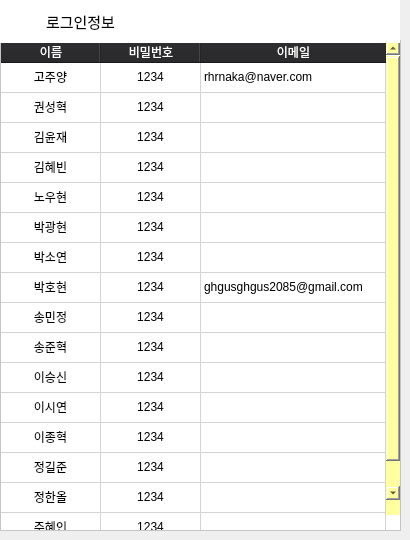
   <widget class="QWidget" name="page_notice">
    <widget class="QTableWidget" name="tableWidget">
     <property name="geometry">
      <rect>
       <x>0</x>
       <y>40</y>
       <width>401</width>
       <height>491</height>
      </rect>
     </property>
     <property name="styleSheet">
      <string notr="true">QTableWidget{
	background-color:white;
	selection-color:r #d9fffb;
    selection-background-color:blue;
}
QScrollBar:vertical {
	border:none;
	background-color:rgb(255,255,160);
	margin: 15px 0 15px 0;
}
QScrollBar::handle:vertica l{
	background-color:rgb(245,125,128);
	minheight: 30px;
}
QScrollBar::handle:vertical:hover {
	background-color:rgb(190,191,193);
}
QScrollBar::handle:vertical:pressed {
	background-color:rgb(190,191,193);
}
QHeaderView::section {
 	color:white; background-color:#232326; 
}
   
</string>
     </property>
     <attribute name="horizontalHeaderShowSortIndicator" stdset="0">
      <bool>false</bool>
     </attribute>
     <attribute name="horizontalHeaderStretchLastSection">
      <bool>true</bool>
     </attribute>
     <attribute name="verticalHeaderVisible">
      <bool>false</bool>
     </attribute>
     <row>
      <property name="text">
       <string>새 열</string>
      </property>
     </row>
     <row>
      <property name="text">
       <string>새 열</string>
      </property>
     </row>
     <row>
      <property name="text">
       <string>새 열</string>
      </property>
     </row>
     <row>
      <property name="text">
       <string>새 열</string>
      </property>
     </row>
     <row>
      <property name="text">
       <string>새 열</string>
      </property>
     </row>
     <row>
      <property name="text">
       <string>새 열</string>
      </property>
     </row>
     <row>
      <property name="text">
       <string>새 열</string>
      </property>
     </row>
     <row>
      <property name="text">
       <string>새 열</string>
      </property>
     </row>
     <row>
      <property name="text">
       <string>새 열</string>
      </property>
     </row>
     <row>
      <property name="text">
       <string>새 열</string>
      </property>
     </row>
     <row>
      <property name="text">
       <string>새 열</string>
      </property>
     </row>
     <row>
      <property name="text">
       <string>새 열</string>
      </property>
     </row>
     <row>
      <property name="text">
       <string>새 열</string>
      </property>
     </row>
     <row>
      <property name="text">
       <string>새 열</string>
      </property>
     </row>
     <row>
      <property name="text">
       <string>새 열</string>
      </property>
     </row>
     <row>
      <property name="text">
       <string>새 열</string>
      </property>
     </row>
     <row>
      <property name="text">
       <string>새 열</string>
      </property>
     </row>
     <column>
      <property name="text">
       <string>이름</string>
      </property>
     </column>
     <column>
      <property name="text">
       <string>비밀번호</string>
      </property>
     </column>
     <column>
      <property name="text">
       <string>이메일</string>
      </property>
     </column>
     <item row="0" column="0">
      <property name="text">
       <string>고주양</string>
      </property>
      <property name="textAlignment">
       <set>AlignCenter</set>
      </property>
     </item>
     <item row="0" column="1">
      <property name="text">
       <string>1234</string>
      </property>
      <property name="textAlignment">
       <set>AlignCenter</set>
      </property>
     </item>
     <item row="0" column="2">
      <property name="text">
       <string>rhrnaka@naver.com</string>
      </property>
     </item>
     <item row="1" column="0">
      <property name="text">
       <string>권성혁</string>
      </property>
      <property name="textAlignment">
       <set>AlignCenter</set>
      </property>
     </item>
     <item row="1" column="1">
      <property name="text">
       <string>1234</string>
      </property>
      <property name="textAlignment">
       <set>AlignCenter</set>
      </property>
     </item>
     <item row="2" column="0">
      <property name="text">
       <string>김윤재</string>
      </property>
      <property name="textAlignment">
       <set>AlignCenter</set>
      </property>
     </item>
     <item row="2" column="1">
      <property name="text">
       <string>1234</string>
      </property>
      <property name="textAlignment">
       <set>AlignCenter</set>
      </property>
     </item>
     <item row="2" column="2">
      <property name="text">
       <string/>
      </property>
     </item>
     <item row="3" column="0">
      <property name="text">
       <string>김혜빈</string>
      </property>
      <property name="textAlignment">
       <set>AlignCenter</set>
      </property>
     </item>
     <item row="3" column="1">
      <property name="text">
       <string>1234</string>
      </property>
      <property name="textAlignment">
       <set>AlignCenter</set>
      </property>
     </item>
     <item row="3" column="2">
      <property name="text">
       <string/>
      </property>
     </item>
     <item row="4" column="0">
      <property name="text">
       <string>노우현</string>
      </property>
      <property name="textAlignment">
       <set>AlignCenter</set>
      </property>
     </item>
     <item row="4" column="1">
      <property name="text">
       <string>1234</string>
      </property>
      <property name="textAlignment">
       <set>AlignCenter</set>
      </property>
     </item>
     <item row="4" column="2">
      <property name="text">
       <string/>
      </property>
     </item>
     <item row="5" column="0">
      <property name="text">
       <string>박광현</string>
      </property>
      <property name="textAlignment">
       <set>AlignCenter</set>
      </property>
     </item>
     <item row="5" column="1">
      <property name="text">
       <string>1234</string>
      </property>
      <property name="textAlignment">
       <set>AlignCenter</set>
      </property>
     </item>
     <item row="5" column="2">
      <property name="text">
       <string/>
      </property>
     </item>
     <item row="6" column="0">
      <property name="text">
       <string>박소연</string>
      </property>
      <property name="textAlignment">
       <set>AlignCenter</set>
      </property>
     </item>
     <item row="6" column="1">
      <property name="text">
       <string>1234</string>
      </property>
      <property name="textAlignment">
       <set>AlignCenter</set>
      </property>
     </item>
     <item row="6" column="2">
      <property name="text">
       <string/>
      </property>
     </item>
     <item row="7" column="0">
      <property name="text">
       <string>박호현</string>
      </property>
      <property name="textAlignment">
       <set>AlignCenter</set>
      </property>
     </item>
     <item row="7" column="1">
      <property name="text">
       <string>1234</string>
      </property>
      <property name="textAlignment">
       <set>AlignCenter</set>
      </property>
     </item>
     <item row="7" column="2">
      <property name="text">
       <string>ghgusghgus2085@gmail.com</string>
      </property>
     </item>
     <item row="8" column="0">
      <property name="text">
       <string>송민정</string>
      </property>
      <property name="textAlignment">
       <set>AlignCenter</set>
      </property>
     </item>
     <item row="8" column="1">
      <property name="text">
       <string>1234</string>
      </property>
      <property name="textAlignment">
       <set>AlignCenter</set>
      </property>
     </item>
     <item row="9" column="0">
      <property name="text">
       <string>송준혁</string>
      </property>
      <property name="textAlignment">
       <set>AlignCenter</set>
      </property>
     </item>
     <item row="9" column="1">
      <property name="text">
       <string>1234</string>
      </property>
      <property name="textAlignment">
       <set>AlignCenter</set>
      </property>
     </item>
     <item row="9" column="2">
      <property name="text">
       <string/>
      </property>
     </item>
     <item row="10" column="0">
      <property name="text">
       <string>이승신</string>
      </property>
      <property name="textAlignment">
       <set>AlignCenter</set>
      </property>
     </item>
     <item row="10" column="1">
      <property name="text">
       <string>1234</string>
      </property>
      <property name="textAlignment">
       <set>AlignCenter</set>
      </property>
     </item>
     <item row="10" column="2">
      <property name="text">
       <string/>
      </property>
     </item>
     <item row="11" column="0">
      <property name="text">
       <string>이시연</string>
      </property>
      <property name="textAlignment">
       <set>AlignCenter</set>
      </property>
     </item>
     <item row="11" column="1">
      <property name="text">
       <string>1234</string>
      </property>
      <property name="textAlignment">
       <set>AlignCenter</set>
      </property>
     </item>
     <item row="11" column="2">
      <property name="text">
       <string/>
      </property>
     </item>
     <item row="12" column="0">
      <property name="text">
       <string>이종혁</string>
      </property>
      <property name="textAlignment">
       <set>AlignCenter</set>
      </property>
     </item>
     <item row="12" column="1">
      <property name="text">
       <string>1234</string>
      </property>
      <property name="textAlignment">
       <set>AlignCenter</set>
      </property>
     </item>
     <item row="12" column="2">
      <property name="text">
       <string/>
      </property>
     </item>
     <item row="13" column="0">
      <property name="text">
       <string>정길준</string>
      </property>
      <property name="textAlignment">
       <set>AlignCenter</set>
      </property>
     </item>
     <item row="13" column="1">
      <property name="text">
       <string>1234</string>
      </property>
      <property name="textAlignment">
       <set>AlignCenter</set>
      </property>
     </item>
     <item row="13" column="2">
      <property name="text">
       <string/>
      </property>
     </item>
     <item row="14" column="0">
      <property name="text">
       <string>정한올</string>
      </property>
      <property name="textAlignment">
       <set>AlignCenter</set>
      </property>
     </item>
     <item row="14" column="1">
      <property name="text">
       <string>1234</string>
      </property>
      <property name="textAlignment">
       <set>AlignCenter</set>
      </property>
     </item>
     <item row="14" column="2">
      <property name="text">
       <string/>
      </property>
     </item>
     <item row="15" column="0">
      <property name="text">
       <string>주혜인</string>
      </property>
      <property name="textAlignment">
       <set>AlignCenter</set>
      </property>
     </item>
     <item row="15" column="1">
      <property name="text">
       <string>1234</string>
      </property>
      <property name="textAlignment">
       <set>AlignCenter</set>
      </property>
     </item>
     <item row="15" column="2">
      <property name="text">
       <string/>
      </property>
     </item>
     <item row="16" column="0">
      <property name="text">
       <string>최수정</string>
      </property>
      <property name="textAlignment">
       <set>AlignCenter</set>
      </property>
     </item>
     <item row="16" column="1">
      <property name="text">
       <string>1234</string>
      </property>
      <property name="textAlignment">
       <set>AlignCenter</set>
      </property>
     </item>
    </widget>
    <widget class="QWidget" name="widget_10" native="true">
     <property name="geometry">
      <rect>
       <x>0</x>
       <y>0</y>
       <width>400</width>
       <height>43</height>
      </rect>
     </property>
     <property name="minimumSize">
      <size>
       <width>0</width>
       <height>43</height>
      </size>
     </property>
     <property name="styleSheet">
      <string notr="true">background: #FFF;</string>
     </property>
     <layout class="QHBoxLayout" name="horizontalLayout_11">
      <item>
       <widget class="QPushButton" name="btn_back_3">
        <property name="text">
         <string/>
        </property>
        <property name="icon">
         <iconset>
          <normaloff>../IMG/back.png</normaloff>../IMG/back.png</iconset>
        </property>
        <property name="iconSize">
         <size>
          <width>18</width>
          <height>25</height>
         </size>
        </property>
        <property name="autoDefault">
         <bool>false</bool>
        </property>
        <property name="flat">
         <bool>true</bool>
        </property>
       </widget>
      </item>
      <item>
       <widget class="QLabel" name="label_6">
        <property name="font">
         <font>
          <family>평창체 Regular</family>
          <pointsize>11</pointsize>
         </font>
        </property>
        <property name="text">
         <string>로그인정보</string>
        </property>
       </widget>
      </item>
      <item>
       <spacer name="horizontalSpacer_8">
        <property name="orientation">
         <enum>Qt::Horizontal</enum>
        </property>
        <property name="sizeHint" stdset="0">
         <size>
          <width>40</width>
          <height>20</height>
         </size>
        </property>
       </spacer>
      </item>
     </layout>
    </widget>
   </widget>
